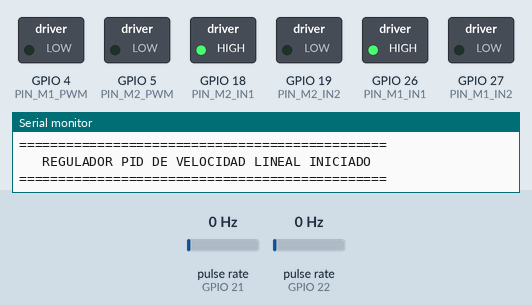
This sketch was run on a simulated ESP32. Parts: switched loads named in the sketch (green lamp = pin HIGH), the last lines printed to the serial monitor. Wiring (inferred from the names in the program): 2 × pulse sensor: data GPIO 21 / data GPIO 22. The inputs (shaded band) are chosen by the test bench; at power-on: pulse rate (sensors on GPIO 21, GPIO 22) 0 Hz.

Above: at 0.1 s.
At 2.2 s:
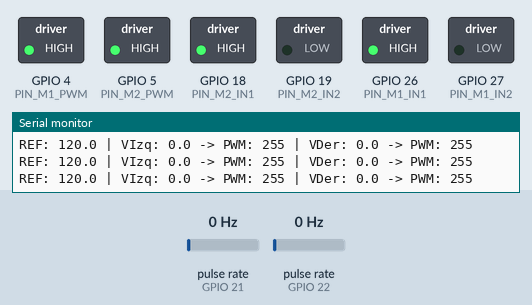
2.3 s: pulse rate (sensor on GPIO 21) set to 73 Hz
3.8 s: pulse rate (sensor on GPIO 21) set to 80 Hz
5.3 s: pulse rate (sensor on GPIO 22) set to 106 Hz
6.8 s: pulse rate (sensor on GPIO 22) set to 110 Hz
8.3 s: pulse rate (sensor on GPIO 21) set to 154 Hz
9.8 s: pulse rate (sensor on GPIO 21) set to 161 Hz
At 11.2 s:
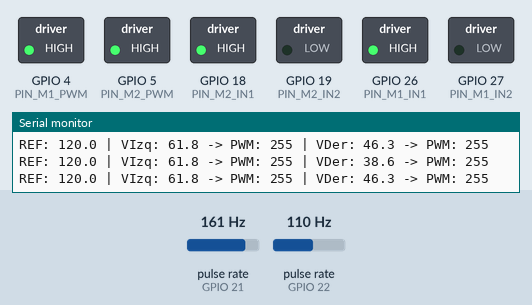
Timing chart, 0 to 12.8 s (numbered marks = the images above; inputs shaded):
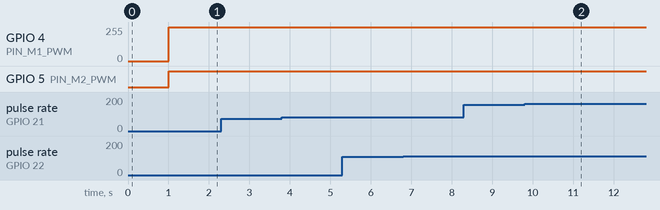

Measured:
- after the input at 9.8 s, GPIO 4 (PIN_M1_PWM): 255/255 → 252/255 after 0.66 s, → 255/255 0.05 s later

The sketch:

control_pid_velocidad_lineal.ino
```cpp
/**
 * @file control_pid_velocidad_lineal.ino
 * @brief Control de Velocidad Lineal en Bucle Cerrado con PID (Nivel 2).
 * @details Este sketch regula la potencia PWM del driver L298N de forma individual
 *          para cada motor N20 basándose en los ticks medidos por los encoders.
 *          Garantiza trayectorias rectas compensando la fricción y las diferencias mecánicas.
 * @author Sistema BEKIE / WIRED
 */

#include "PID.h"

// Pines del Puente H L298N
#define PIN_M1_IN1 26
#define PIN_M1_IN2 27
#define PIN_M1_PWM 4  // ENA (PWM Motor Izquierdo)

#define PIN_M2_IN1 18
#define PIN_M2_IN2 19
#define PIN_M2_PWM 5  // ENB (PWM Motor Derecho)

// Pines de Encoders N20
#define PIN_ENCODER_IZQ 21
#define PIN_ENCODER_DER 22

// Parámetros Físicos del Robot (Ruedas y Encoders N20)
const float DIAMETRO_RUEDA_MM = 43.0f;
const float TICK_POR_VUELTA = 350.0f; // Reductora 50:1 * 7 CPR
const float DISTANCIA_POR_TICK_MM = (3.14159f * DIAMETRO_RUEDA_MM) / TICK_POR_VUELTA;

// Constantes del regulador PID de velocidad
const float KP = 2.50f;
const float KI = 0.15f;
const float KD = 0.05f;

// Consigna: Velocidad objetivo en mm/s
const float VELOCIDAD_OBJETIVO = 120.0f;

// Instancias del controlador PID para cada motor
PID pidIzq(KP, KI, KD, 0.0f, 255.0f);
PID pidDer(KP, KI, KD, 0.0f, 255.0f);

// Variables de conteo de ticks (con volatile por ser modificadas en interrupciones)
volatile long ticksIzq = 0;
volatile long ticksDer = 0;

unsigned long ultimoTiempo = 0;

// ISR (Interrupt Service Routine) para encoders
void IRAM_ATTR handleEncoderIzq() {
  ticksIzq++;
}

void IRAM_ATTR handleEncoderDer() {
  ticksDer++;
}

void setup() {
  Serial.begin(115200);
  Serial.println("===============================================");
  Serial.println("   REGULADOR PID DE VELOCIDAD LINEAL INICIADO  ");
  Serial.println("===============================================");

  // Configurar pines de dirección del motor
  pinMode(PIN_M1_IN1, OUTPUT);
  pinMode(PIN_M1_IN2, OUTPUT);
  pinMode(PIN_M2_IN1, OUTPUT);
  pinMode(PIN_M2_IN2, OUTPUT);

  // Configurar pines de habilitación PWM
  pinMode(PIN_M1_PWM, OUTPUT);
  pinMode(PIN_M2_PWM, OUTPUT);

  // Sentido de marcha hacia adelante
  digitalWrite(PIN_M1_IN1, HIGH);
  digitalWrite(PIN_M1_IN2, LOW);
  digitalWrite(PIN_M2_IN1, HIGH);
  digitalWrite(PIN_M2_IN2, LOW);

  // Configurar entradas de encoders y adjuntar interrupciones
  pinMode(PIN_ENCODER_IZQ, INPUT_PULLUP);
  pinMode(PIN_ENCODER_DER, INPUT_PULLUP);
  attachInterrupt(digitalPinToInterrupt(PIN_ENCODER_IZQ), handleEncoderIzq, RISING);
  attachInterrupt(digitalPinToInterrupt(PIN_ENCODER_DER), handleEncoderDer, RISING);

  ultimoTiempo = millis();
  pidIzq.reset();
  pidDer.reset();
  delay(1000);
}

void loop() {
  unsigned long tiempoActual = millis();
  float dt = (float)(tiempoActual - ultimoTiempo) / 1000.0f; // Tiempo en segundos

  if (dt >= 0.05f) { // Actualizar cada 50ms (Frecuencia de muestreo 20Hz)
    ultimoTiempo = tiempoActual;

    // Leer ticks de forma atómica desactivando interrupciones brevemente
    noInterrupts();
    long ticksLeidosIzq = ticksIzq;
    long ticksLeidosDer = ticksDer;
    ticksIzq = 0;
    ticksDer = 0;
    interrupts();

    // Calcular velocidad lineal actual en mm/s
    float velocidadActualIzq = (ticksLeidosIzq * DISTANCIA_POR_TICK_MM) / dt;
    float velocidadActualDer = (ticksLeidosDer * DISTANCIA_POR_TICK_MM) / dt;

    // Calcular salida de potencia PWM (0-255) mediante los reguladores PID
    float pwmIzq = pidIzq.compute(VELOCIDAD_OBJETIVO, velocidadActualIzq, dt);
    float pwmDer = pidDer.compute(VELOCIDAD_OBJETIVO, velocidadActualDer, dt);

    // Escribir salidas PWM en los habilitadores del driver L298N
    analogWrite(PIN_M1_PWM, (int)pwmIzq);
    analogWrite(PIN_M2_PWM, (int)pwmDer);

    // Depuración serial de velocidades
    Serial.printf("REF: %.1f | VIzq: %.1f -> PWM: %d | VDer: %.1f -> PWM: %d\n",
                  VELOCIDAD_OBJETIVO, velocidadActualIzq, (int)pwmIzq, velocidadActualDer, (int)pwmDer);
  }
}
```

PID.cpp
```cpp
/**
 * @file PID.cpp
 * @brief Implementación matemática del lazo PID para control de velocidad.
 * @author Sistema BEKIE / WIRED
 */

#include "PID.h"

PID::PID(float kp, float ki, float kd, float outMin, float outMax)
    : kp(kp), ki(ki), kd(kd), outMin(outMin), outMax(outMax), lastError(0.0f), integral(0.0f) {}

void PID::setTunings(float kp, float ki, float kd) {
    this->kp = kp;
    this->ki = ki;
    this->kd = kd;
}

void PID::reset() {
    lastError = 0.0f;
    integral = 0.0f;
}

float PID::compute(float setpoint, float input, float dt) {
    if (dt <= 0.0f) return 0.0f;

    float error = setpoint - input;
    float pTerm = kp * error;

    integral += error * dt;
    float iTerm = ki * integral;

    // Anti-Windup
    if (iTerm > outMax) {
        iTerm = outMax;
        integral = outMax / ki;
    } else if (iTerm < outMin) {
        iTerm = outMin;
        integral = outMin / ki;
    }

    float derivative = (error - lastError) / dt;
    float dTerm = kd * derivative;

    float output = pTerm + iTerm + dTerm;

    if (output > outMax) output = outMax;
    else if (output < outMin) output = min(output, outMin);

    lastError = error;
    return output;
}
```

PID.h
```cpp
/**
 * @file PID.h
 * @brief Clase PID para el control de velocidad en bucle cerrado de motores DC.
 * @author Sistema BEKIE / WIRED
 */

#ifndef PID_H
#define PID_H

#include <Arduino.h>

class PID {
public:
    PID(float kp, float ki, float kd, float outMin, float outMax);
    float compute(float setpoint, float input, float dt);
    void setTunings(float kp, float ki, float kd);
    void reset();

    float getLastError() { return lastError; }
    float getIntegralTerm() { return integral; }

private:
    float kp;
    float ki;
    float kd;

    float outMin;
    float outMax;

    float lastError;
    float integral;
};

#endif // PID_H
```
